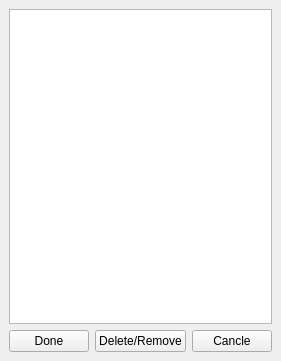
<?xml version="1.0" encoding="UTF-8"?>
<ui version="4.0">
 <class>MainWindow</class>
 <widget class="QMainWindow" name="MainWindow">
  <property name="geometry">
   <rect>
    <x>0</x>
    <y>0</y>
    <width>266</width>
    <height>361</height>
   </rect>
  </property>
  <property name="windowTitle">
   <string>MainWindow</string>
  </property>
  <widget class="QWidget" name="centralwidget">
   <layout class="QGridLayout" name="gridLayout">
    <item row="0" column="0">
     <layout class="QVBoxLayout" name="verticalLayout">
      <item>
       <widget class="QListWidget" name="listWidget"/>
      </item>
      <item>
       <layout class="QHBoxLayout" name="horizontalLayout">
        <item>
         <widget class="QPushButton" name="pushButton">
          <property name="text">
           <string>Done</string>
          </property>
         </widget>
        </item>
        <item>
         <widget class="QPushButton" name="pushButton_3">
          <property name="text">
           <string>Delete/Remove</string>
          </property>
         </widget>
        </item>
        <item>
         <widget class="QPushButton" name="pushButton_2">
          <property name="text">
           <string>Cancle</string>
          </property>
         </widget>
        </item>
       </layout>
      </item>
     </layout>
    </item>
   </layout>
  </widget>
 </widget>
 <resources/>
 <connections/>
</ui>
